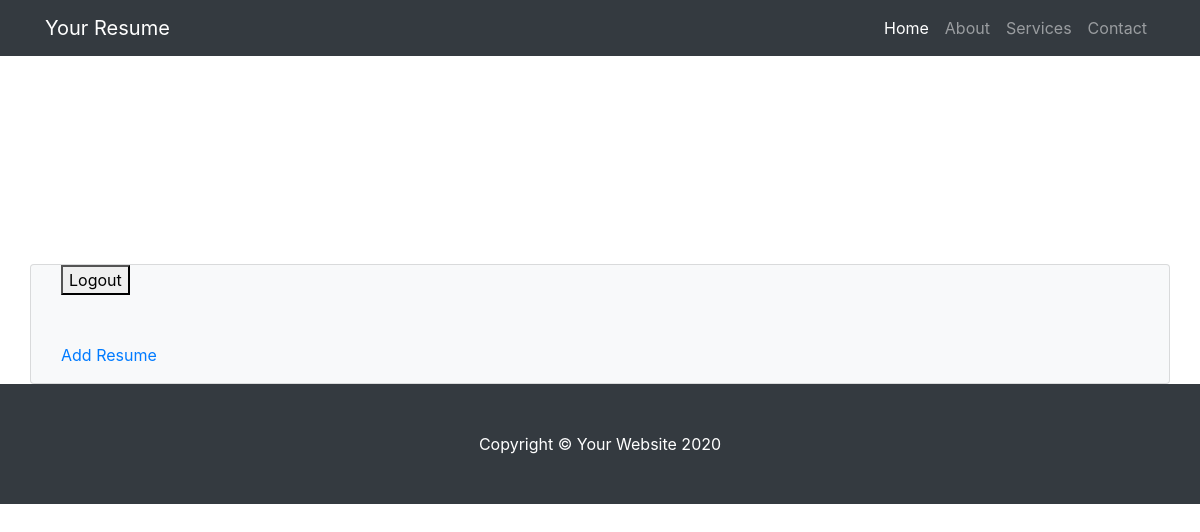
Page / (signed in) on the earlier database version.
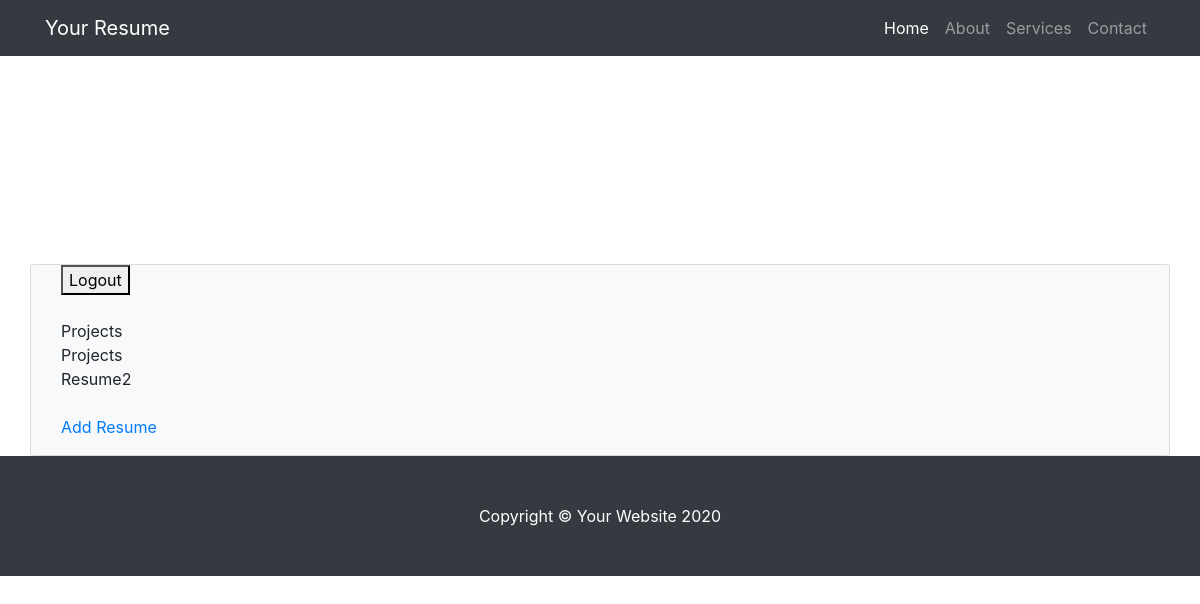
Same page on the later database version.
### app/models.py (models this page shows, shortened)
class Resume_No(models.Model):
    name = models.CharField(max_length=250)
    author = models.ForeignKey(User,on_delete=models.CASCADE)

### app/views.py (the view)
# urls.py: path('',HomeView.as_view(),name="home"),
class HomeView(ListView):
    model = Resume_No
    template_name = 'homelogin.html'

### templates/homelogin.html
{% extends 'base.html' %}
{% block content %}
{% if user.is_authenticated %}
    {% for x in object_list %}
        {% if x.author.id == user.id %}
            {{x.name}}<br/>
        {% endif %}
    {% endfor %}
    <br/>
    <a href="{% url 'addresume' %}">Add Resume</a>
{% endif %}
{% endblock %}

### templates/base.html (shortened to what this page needs)
<!DOCTYPE html>
<html>
<head>
  <link rel="stylesheet" href="https://stackpath.bootstrapcdn.com/bootstrap/4.5.0/css/bootstrap.min.css">
</head>
<body>
	 <nav class="navbar navbar-expand-lg navbar-dark bg-dark fixed-top">
    <div class="container">
      <a class="navbar-brand" href="#">Your Resume</a>
      <div class="collapse navbar-collapse" id="navbarResponsive">
        <ul class="navbar-nav ml-auto">
          <li class="nav-item active">
            <a class="nav-link" href="#">Home
            </a>
          </li>
          <li class="nav-item">
            <a class="nav-link" href="#">About</a>
          </li>
          <li class="nav-item">
            <a class="nav-link" href="#">Services</a>
          </li>
          <li class="nav-item">
            <a class="nav-link" href="#">Contact</a>
          </li>
        </ul>
      </div>
    </div>
  </nav>
<br>
<br>
<br>
<br>
<br>
<br>
<br>
<br>
<br>
<br>
<br>
  <div class="container card bg-light">
    <div class="form-group col-12">
{% if user.is_authenticated %}
    <a href="{% url 'logout' %}"><button>Logout</button></a><br/><br/>
{% else %}
    <a href="{% url 'register' %}"><button>Register</button></a>
    <a href="{% url 'login' %}"><button>Login122</button></a><br/><br/>
{% endif %}
{% block content %}
{% endblock %}
    </div>
  </div>
  <footer class="py-5 bg-dark">
    <div class="container">
      <p class="m-0 text-center text-white">Copyright &copy; Your Website 2020</p>
    </div>
  </footer>
</body>
</html>

Differences in the rows shown:
added Resume_No: name "Projects"
added Resume_No: name "Projects"
added Resume_No: name "Resume2"
